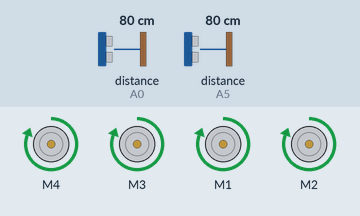
Simulated run of this sketch. Board: Arduino Uno, built with avr-gcc and run on an emulated ATmega328P. Shown: 4 × DC motor (green arrow = forward, orange = backward, longer = faster). Inputs (shaded band) come from the test bench; at power-on: distance to the obstacle (sensors on A0, A5) 80 cm. The echo pulse lasts 58.3 µs per cm.

Above: at 2.3 s.
2.4 s: distance to the obstacle (sensor on A0) set to 12 cm
3.9 s: distance to the obstacle (sensor on A0) set to 9 cm
At 5.1 s:
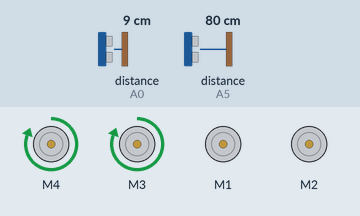
6.9 s: distance to the obstacle (sensor on A5) set to 2 cm
9.9 s: distance to the obstacle (sensor on A5) set to 4 cm
At 10.7 s:
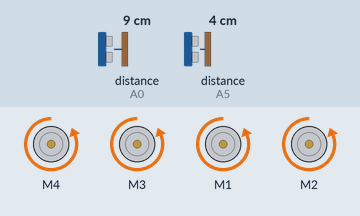
12.5 s: distance to the obstacle (sensor on A5) set to 18 cm
Timing chart, 0 to 16.5 s (numbered marks = the images above; inputs shaded):
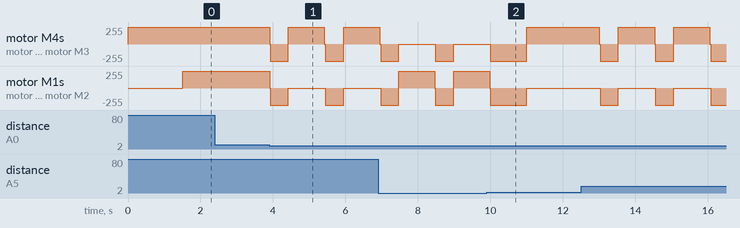

Measured:
- the behaviour switches between 11 and 10 cm on distance to the obstacle (sensor on A0) (found by bisection; images 0 and 1)
- after the input at 2.4 s, every drawn part: stays the same
- after the input at 3.9 s, motor M4, motor M3: alternates forward 255/255 for 1.0 s and backward 255/255 for 0.52 s, starting at once; motor M1, motor M2: alternates backward 255/255 for 0.51 s and stopped for 1.0 s, starting at once

The sketch:

circuit_four_wheels.ino
```cpp
#include <NewPing.h> //Ping Library
#include <AFMotor.h> //Adafruit Motor Shield

#define TRIGGER_PIN_1 A1
#define ECHO_PIN_1 A0
#define TRIGGER_PIN_2 A3
#define ECHO_PIN_2 A5
#define MAX_DISTANCE 200

int magnetic_sensor = 3; //Digitar port
int magnetic_sensor_value = 1; //Value
int start = 1; //Value to init execution
int dist_sensor_1; //Variable
int dist_sensor_2; //Variable

NewPing sonar_1(TRIGGER_PIN_1, ECHO_PIN_1, MAX_DISTANCE); //Protoboard vermelha
NewPing sonar_2(TRIGGER_PIN_2, ECHO_PIN_2, MAX_DISTANCE); //Protoborad amarela

  AF_DCMotor  motorFL(1);
  AF_DCMotor  motorFR(4);
  AF_DCMotor  motorBL(2);
  AF_DCMotor  motorBR(3);

void setup() {

  // VELOCIDADE DOS MOTORES
  motorFR.setSpeed(255);
  motorBR.setSpeed(255);
  motorFL.setSpeed(255);
  motorBL.setSpeed(255);

  // INICIAM PARADOS
  motorFR.run(RELEASE);
  motorBR.run(RELEASE);
  motorFL.run(RELEASE);
  motorBL.run(RELEASE);

}

void loop() {

  endExecution(); //Verifica se chegou na origem após rodar o circuito todo
  firstExecution(); //Inicia o ciclo dando direção ao veículo

  dist_sensor_1 = sonar_1.ping_cm(); //Protoboard vermelha
  dist_sensor_2 = sonar_2.ping_cm(); //Protoboard amarela

  distance_correction();


//*****SE NÃO ENCONTRAR NADA A 15 CM DOS SENSORES, ENTÃO ANDA*****
  if(dist_sensor_1 > 10 && dist_sensor_2 > 10){

    moveForward();

  }
//****************************************************************

  else{

    halt(); //"Livra" os motores
    delay(10); //Delay para não ocorrer dois comandos simultaneamente
    moveBackward(); //Se move para trás
    delay(500);
    halt(); //"Livra" os motores

    int dist_difference = dist_sensor_1 - dist_sensor_2; //Calcula qual sensor possui um obstáculo em menor distância

    if(dist_difference > 5){ //Nesse caso, o objeto está mais próximo do lado esquerdo.

      moveLeft(); //Se move para a direita
      delay(1000);
      halt(); //"Livra" os motores

    }

    else if(dist_difference < -5){ //Nesse caso, o objeto está mais próximo do lado direito

      moveRight(); //Se move para a esquerda
      delay(1000);
      halt(); //"Livra" os motores
      delay(10);

    }

    else{ //Nesse caso, há obstáculo nos dois sensores apresentando risco de colisão (QUINAS)

      moveBackward(); //Move-se para trás
      delay(500);
      halt(); //"Livra" os motores
      delay(10);
      moveRight(); //Move-se para a esquerda
      delay(2000);
      halt(); //"Livra" os motores
      delay(10);

    }

  }

}

  void firstExecution() {

    if(magnetic_sensor_value == 1 && start == 1){

      moveRight();
      delay(1500);
      halt();

    }

    magnetic_sensor_value = 0;
    start = 0;

  }

  void endExecution() {

    if(magnetic_sensor_value == 1 && start != 1){

      //ESTACIONA O VEÍCULO NA ORIGEM
      //NECESSÁRIO TESTAR NO CIRCUITO O TEMPO PERFEITO DE CADA MANOBRA

    }

  }

  void moveForward() {

    motorBL.run(FORWARD);
    motorFL.run(FORWARD);
    motorBR.run(FORWARD);
    motorFR.run(FORWARD);

  }

  void moveBackward() {
    motorBL.run(BACKWARD);
    motorFL.run(BACKWARD);
    motorBR.run(BACKWARD);
    motorFR.run(BACKWARD);
  }

  void moveRight() { //Acelera rodas direitas
    motorBL.run(RELEASE);
    motorFL.run(RELEASE);
    motorBR.run(FORWARD);
    motorFR.run(FORWARD);
  }

  void moveLeft() { //Acelera rodas esquerdas
    motorBR.run(RELEASE);
    motorFR.run(RELEASE);
    motorBL.run(FORWARD);
    motorFL.run(FORWARD);
  }

  void halt() {
    motorBL.run(RELEASE);
    motorBR.run(RELEASE);
    motorFL.run(RELEASE);
    motorFR.run(RELEASE);
  }

  void distance_correction() {

    //*****CASO NÃO LEIA NADA À SUA FRENTE, A DISTÂNCIA É "INFINITA"*****
    if(dist_sensor_1 == 0){

      dist_sensor_1 = 1000;

    }

    if(dist_sensor_2 == 0){

      dist_sensor_2 = 1000;

    }
    //*******************************************************************

  }
```
